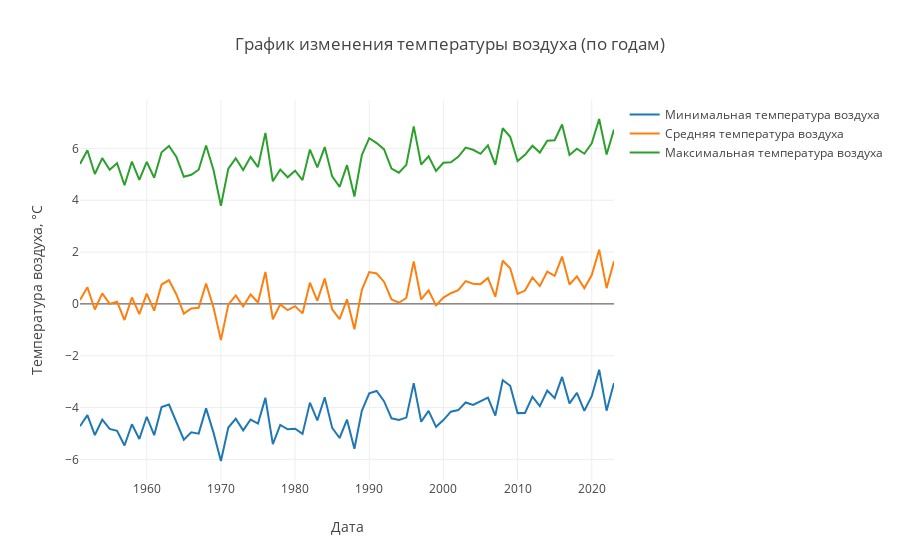

Notebook source saved alongside this figure:
### Code cell
data = dft[_t_cols].resample("Y").mean()
layout = go.Layout(
    title="График изменения температуры воздуха (по годам)",
    xaxis=dict(title = "Дата", type='date'),
    yaxis=dict(title = "Температура воздуха, °C"),
)
temperature_traces = []
for _t_col in _t_cols:
    temperature_traces.append(go.Scatter(x = data.index, y = data[_t_col], name = _t_col))
py.iplot(go.Figure(data=temperature_traces, layout=layout))
